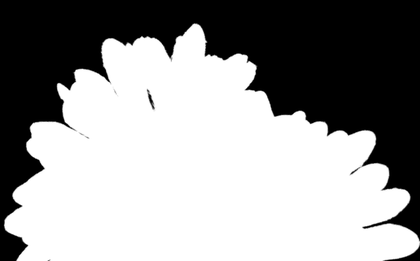
%> input picture samp/Trimap1/GT01.png, 420 x 261 px, shrunk from 800 x 497 before the run
$ octave mattingLap_post.m   (GNU Octave 9; MATLAB toolbox functions it lacks are replaced by stand-ins)
%> lines starting %> are read from the running program, lines starting %| are printed output that depends on the picture; in (x1, y1, x2, y2) boxes, pixels count from 0 and x2, y2 are one past the last pixel; in counts of white or black regions, pixels touching at a corner belong together; the program's own positions count from 1
### klsparsematting/Fun_SmoothingMatting.m
function alpha = Fun_SmoothingMatting(image, pack)

%% Parameters
omega    = 1e-1;
lambda   = 100;
epsilon  = [];
win_size = [];

%% Normalize inputs
image      = double(image);
alpha_hat  = double(pack(:,:,1));
confidence = double(pack(:,:,2));
trimap     = pack(:,:,3);

if max(image(:)) > 1
    image = image / 255;
end

if max(confidence(:)) > 1
    confidence = confidence / 255;
end

if max(alpha_hat(:)) > 1
    alpha_hat = alpha_hat / 255;
end

consts_map = ~(trimap(:,:,1) > 0 & trimap(:,:,1) < max(trimap(:)));

[h,w,c] = size(image);
img_size = w * h;

%% Generate matting Laplacian matrix
tlaplacian = start_timer('Generating matting Laplacian... ');
L = getLaplacian1(image, consts_map, epsilon, win_size);
end_timer(tlaplacian);

D = spdiags(consts_map(:), 0, img_size, img_size);
P = spdiags(confidence(:) .* ~consts_map(:), 0, img_size, img_size);

K = lambda * D + omega * P;

%% Solve for alpha
talpha = start_timer('Solving for alpha... ');
x = (L + K) \ (K * alpha_hat(:));
end_timer(talpha);

alpha = max(min(reshape(x,h,w),1),0);


function t = start_timer(msg)
	fprintf(1, msg); t = tic;

function end_timer(timer)
	t = toc(timer); fprintf(1, '%.8f sec\n', t);

### klsparsematting/getLaplacian1.m
function [A]=getLaplacian1(I,consts,epsilon,win_size)

  if (~exist('epsilon','var'))
    epsilon=0.0000001;
  end
  if (isempty(epsilon))
    epsilon=0.0000001;
  end
  if (~exist('win_size','var'))
    win_size=1;
  end
  if (isempty(win_size))
    win_size=1;
  end

  neb_size=(win_size*2+1)^2; % neighbour size
  [h,w,c]=size(I);
  img_size=w*h;
  consts=imerode(consts,ones(win_size*2+1)); % erode scribbles

  indsM=reshape((1:img_size),h,w); % create indices for all pixels in image, column first.

  tlen=sum(sum(1-consts(win_size+1:end-win_size,win_size+1:end-win_size)))*(neb_size^2); % calculate how many unknown pixels should be estimated.

  row_inds=zeros(tlen ,1);
  col_inds=zeros(tlen,1);
  vals=zeros(tlen,1);
  len=0;
  for j=1+win_size:w-win_size
    for i=win_size+1:h-win_size
      if (consts(i,j))
        continue % ignore any pixels under scribble regions.
      end
      win_inds=indsM(i-win_size:i+win_size,j-win_size:j+win_size); % get neighbour pixel indices of pixel(i,j).
      win_inds=win_inds(:);
      winI=I(i-win_size:i+win_size,j-win_size:j+win_size,:); % get neighbour pixel matrix from original image
      winI=reshape(winI,neb_size,c); % reshape neighbour pixel matrix into a neb_size*c matrix, each column represents a color channel.
      win_mu=mean(winI,1)'; % get mean value of each channel.
      win_var=inv(winI'*winI/neb_size-win_mu*win_mu' +epsilon/neb_size*eye(c)); % see equation 12.

      winI=winI-repmat(win_mu',neb_size,1); % see equation 12.
      tvals=(1+winI*win_var*winI')/neb_size; % see equation 12.

      row_inds(1+len:neb_size^2+len)=reshape(repmat(win_inds,1,neb_size),...
                                             neb_size^2,1);
      col_inds(1+len:neb_size^2+len)=reshape(repmat(win_inds',neb_size,1),...
                                             neb_size^2,1);
      vals(1+len:neb_size^2+len)=tvals(:);
      len=len+neb_size^2;
    end
  end

  vals=vals(1:len); % cut unused space.
  row_inds=row_inds(1:len); % cut unused space.
  col_inds=col_inds(1:len); % cut unused space.
  A=sparse(row_inds,col_inds,vals,img_size,img_size); % Create the laplacian matrix, holding the sum of second part of equation 12. Note that the row,colomn pairs may have repeated position, so all elements of vals that have duplicate row and column'indices are added together, see the help.

  sumA=sum(A,2);
  A=spdiags(sumA(:),0,img_size,img_size)-A; % Sum of ach row of Laplacian matrix is zero.

return

### matting_evaluation/mattingLap_post.m
clear all,clc;
name='GT01.png';
Img_dir=['D:\BangweiYe\matting\input\input_testing_lowres\',name];
Trimap_dir=['D:\BangweiYe\matting\input\trimap_training_lowres\Trimap1\',name];
gtalpha_dir=['D:\BangweiYe\matting\input\gt_training_lowres\',name];
alpha_dir=['D:\\BangweiYe\matting\output\training\samp\Trimap1\',name];
prior_dir=['D:\\BangweiYe\matting\output\training\weight\Trimap1\',name];
Img=imread(Img_dir);
%> Img is the input picture: size 261x420 uint8; min 0, max 255, mean 151.5
Trimap=imread(Trimap_dir);
alpha=imread(alpha_dir);
prior=imread(prior_dir);
gt=imread(gtalpha_dir);

[rows,cols]=size(Trimap);
%> rows = 261; cols = 420
conf=255-abs(int32(alpha)-int32(prior));%
%> conf: size 261x420 int32; every value is 255
for i=1:rows
    for j=1:cols
        if or(Trimap(i,j)==0,Trimap(i,j)==255)
            conf(i,j)=0;
        else
            conf(i,j)=conf(i,j)*2;
        end
    end
end
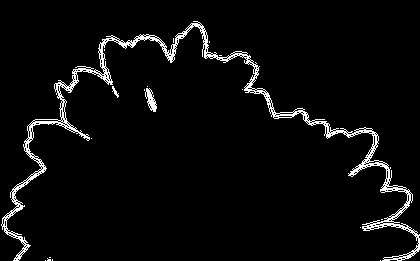
%> conf: size 261x420 int32; values 0 (black) and 510 (white), 4.1% white in thin lines or dots

pack=[] ;
pack(:,:,1) = uint8(alpha) ;
pack(:,:,2) = uint8(conf ) ;
pack(:,:,3) = uint8(Trimap) ;
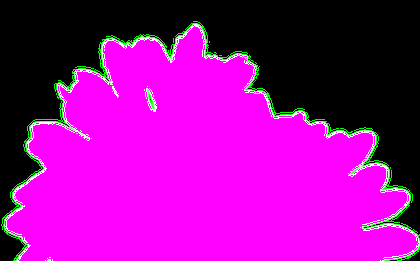
%> pack: size 261x420x3 double; mean R, G, B 151.5, 10.5, 151.5
alpha_new = Fun_SmoothingMatting(Img, pack);
%> in Fun_SmoothingMatting, `confidence = double(pack(:,:,2));`: confidence: size 261x420 double; 4.1% white in thin lines or dots
%> in Fun_SmoothingMatting, `confidence = confidence / 255;`: confidence: size 261x420 double; values 0 (black) and 1 (white), 4.1% white in thin lines or dots
%> in Fun_SmoothingMatting, `consts_map = ~(trimap(:,:,1) > 0 & trimap(:,:,1) < max(trimap(:)));`: consts_map: size 261x420 logical; 95.9% white; black in thin lines or dots
%> in getLaplacian1, `consts=imerode(consts,ones(win_size*2+1));`:
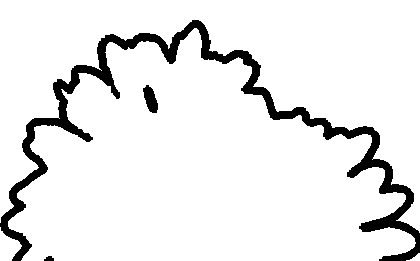
%> consts: size 261x420 logical; 91.8% white; 3 black regions, box (x1, y1, x2, y2) and area: (0, 20, 420, 261) 8673, (143, 85, 158, 113) 265, (44, 256, 54, 261) 38
%> in getLaplacian1, `tlen=sum(sum(1-consts(win_size+1:end-win_size,win_size+1:end-win_size)..`: tlen = 721386
alpha_new=alpha_new*255;
sum(sum(alpha_new~=alpha))
%> ans = 9784

compute_mse_loss(alpha_new,gt,Trimap)
%> (this line was passed over: compute_mse_loss is not available in this run)
imwrite( uint8(alpha_new),['lapost_',name])
%> (the run ends here)
